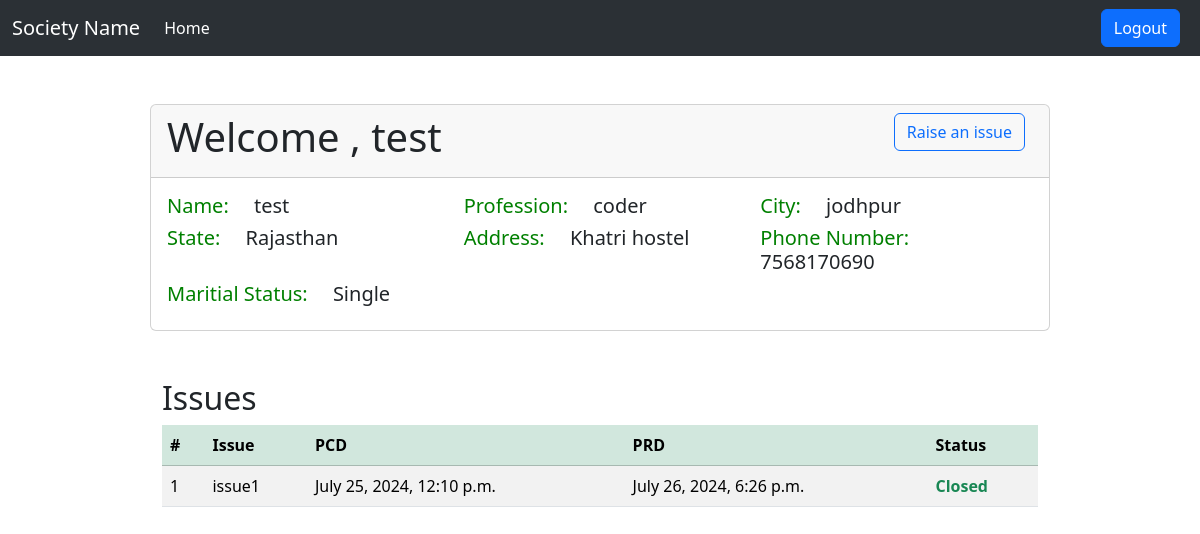
The app's page /member/ (signed in) with its own data.
### main/models.py (models this page shows, shortened)
class CustomeUser(AbstractUser):
    contact_num = models.CharField(max_length=20, unique=True)
    city = models.CharField(max_length=20)
    state = models.CharField(max_length=20)
    address = models.TextField(max_length=100)
    marritial_status = models.CharField(max_length=10)
    profession = models.CharField(max_length=30)
    isAdmin = models.BooleanField(default=False)
    family_members = models.TextField(max_length=80,blank=True, null=True)
    wing = models.OneToOneField(Wing, blank=True, null=True, on_delete=models.CASCADE)
    flat = models.OneToOneField(Flat, blank=True, null=True,on_delete=models.CASCADE)
    USERNAME_FIELD = 'username'
    REQUIRED_FIELDS = []
    objects = UserManager()

class Issue(models.Model):
    member = models.ForeignKey(CustomeUser, on_delete=models.CASCADE, related_name='user')
    heading = models.CharField(max_length=70, blank=False, null=False)
    description = models.TextField()
    wing = models.ForeignKey(Wing, on_delete=models.CASCADE, related_name='wing',default=0)
    flat = models.ForeignKey(Flat, on_delete=models.CASCADE, related_name='flat', default=0)
    status = models.CharField(max_length=30, blank=True, null=True)
    pcd = models.DateTimeField(default=timezone.now())
    prd = models.DateTimeField(default=timezone.now())

### main/views.py (the view)
def member_loggedin(request):
    if request.user.is_authenticated:
        session_user = request.user
        member_data = User.objects.get(username=session_user)
        print(member_data)
        member_issues = Issue.objects.filter(member=member_data)
        return render(request, 'welcome.html', {'session_user': session_user, 'member_data': member_data,
                                                'member_issues':member_issues})
    else:
        return redirect('home')

### main/templates/welcome.html (shortened to what this page needs)
{% extends 'base.html' %}
{% block content %}
<div class="d-flex justify-content-center my-5">
    <div class="card w-75">
        <div class="card-header">
            <div class="row">
                <div class="col-6">
                    <h1>Welcome , {{request.session.username}}</h1>
                </div>
                <div class="col-6">
                    <button type="button" class="btn btn-outline-primary mx-2 float-end" id="raise_issue_btn">
                        Raise an issue
                    </button>
                </div>
            </div>
        </div>
        <div class="card-body">
            <div class="row">
                <div class="col-4 ">
                    <h5><span style="color: green; margin-right: 20px;">Name:</span> {{member_data.username}}</h5>
                </div>
                <div class="col-4 ">
                    <h5><span style="color: green; margin-right: 20px;">Profession:</span> {{member_data.profession}}
                    </h5>
                </div>
                <div class="col-4 ">
                    <h5><span style="color: green; margin-right: 20px;">City:</span> {{member_data.city}}</h5>
                </div>
                <div class="col-4 ">
                    <h5><span style="color: green; margin-right: 20px;">State:</span> {{member_data.state}}</h5>
                </div>
                <div class="col-4 ">
                    <h5><span style="color: green; margin-right: 20px;">Address:</span> {{member_data.address}}</h5>
                </div>
                <div class="col-4 ">
                    <h5><span style="color: green; margin-right: 20px;">Phone Number:</span> {{member_data.contact_num}}
                    </h5>
                </div>
                <div class="col-4 ">
                    <h5><span style="color: green; margin-right: 20px;">Maritial Status:</span>
                        {{member_data.marritial_status}}</h5>
                </div>
            </div>
        </div>
    </div>
</div>
<div class="container-fluid w-75">
    <table class="table table-striped table-hover">
        <h2>Issues</h2>
        <thead>
          <tr class="table-success">
            <th scope="col">#</th>
            <th scope="col">Issue</th>
            <th scope="col">PCD</th>
            <th scope="col">PRD</th>
            <th scope="col">Status</th>
          </tr>
        </thead>
        <tbody>
            {% for item in member_issues %}
                <tr>
                    <td scope="row">{{forloop.counter}}</td>
                    <td>{{item.heading}}</td>
                    <td>{{item.pcd}}</td>
                    <td>
                      {% if item.status != 'Closed' %}
                        N/A
                      {% else %}
                        {{item.prd}}
                      {% endif %}
                    </td>
                    {% if item.status == 'Raised' %}
                      <td class="text-danger fw-bold">{{item.status}}</td>
                    {% elif item.status == 'Pending' %}
                      <td class="text-info fw-bold">{{item.status}}</td>
                    {% else %}
                      <td class="text-success fw-bold">{{item.status}}</td>
                    {% endif %}
                </tr>
          {% endfor %}
        </tbody>
      </table>
    </div>
{% endblock %}

### records on screen
CustomeUser: session.username "test", username "test", profession "coder", city "jodhpur", state "Rajasthan", address "Khatri hostel", contact_num "7568170690", marritial_status "Single"
Issue: heading "issue1", pcd "July 25, 2024, 12:10 p.m.", prd "July 26, 2024, 6:26 p.m.", status "Closed"
